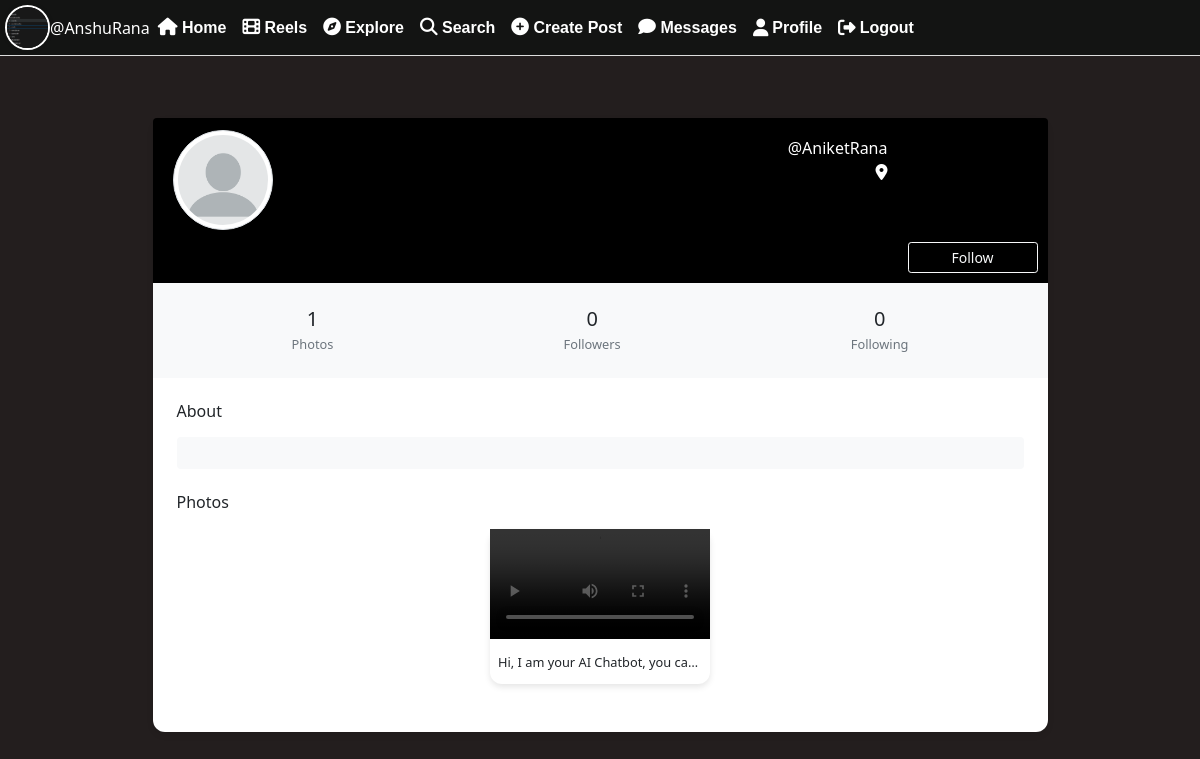
Page /profile/AniketRana (signed in) on the committed database.
### userauth/models.py (models this page shows, shortened)
class Profile(models.Model):
    user = models.OneToOneField(User, on_delete=models.CASCADE)
    bio = models.TextField(blank=True, default='')
    profileimg = models.ImageField(upload_to='profile_images', default='blank-profile-picture.png')
    location = models.CharField(max_length=100, blank=True, default='')

class Post(models.Model):
    id = models.UUIDField(primary_key=True, default=uuid.uuid4, editable=False)
    user = models.CharField(max_length=100)
    image = models.ImageField(upload_to='post-image',blank=True,null=True)
    video = models.FileField(upload_to='post_videos',blank=True,null=True)
    caption = models.TextField(blank=True)
    created_at = models.DateTimeField(default=datetime.now)
    no_of_likes = models.IntegerField(default=0)

### userauth/views.py (the view, shortened to what this page needs)
# urls.py: path('profile/<str:id_user>', views.profilepage,name='profile'),
@login_required(login_url='loginn')
def profilepage(request, id_user):
    user_object = get_object_or_404(User, username=id_user)
    profile, _ = Profile.objects.get_or_create(user=request.user)
    user_profile, _ = Profile.objects.get_or_create(user=user_object)
    user_posts = Post.objects.filter(user=id_user).order_by('-created_at')
    user_post_length = user_posts.count()
    follower = request.user.username
    user = id_user
    if Followers.objects.filter(follower=follower, user=user).exists():
        follow_unfollow = 'Unfollow'
    else:
        follow_unfollow = 'Follow'
    user_followers = Followers.objects.filter(user=id_user).count()
    user_following = Followers.objects.filter(follower=id_user).count()
    context = {
        'user_object': user_object,
        'user_profile': user_profile,
        'user_posts': user_posts,
        'user_post_length': user_post_length,
        'profile': profile,
        'follow_unfollow': follow_unfollow,
        'user_followers': user_followers,
        'user_following': user_following,
    }
    return render(request, 'profile.html', context)

### templates/profile.html (shortened to what this page needs)
{% load static %}
<!DOCTYPE html>
<html lang="en">
<head>
    <link rel="stylesheet" href="https://maxcdn.bootstrapcdn.com/bootstrap/4.5.2/css/bootstrap.min.css">
    <link href="https://cdn.jsdelivr.net/npm/bootstrap@5.0.2/dist/css/bootstrap.min.css" rel="stylesheet"integrity="sha384-EVSTQN3/azprG1Anm3QDgpJLIm9Nao0Yz1ztcQTwFspd3yD65VohhpuuCOmLASjC">
    <link rel="stylesheet" href="{% static 'css/profile.css' %}">
</head>
<body>
<nav class="navbar navbar-expand-md navbar-dark fixed-top d-none d-md-block  navbar_section">
  <div class="container-fluid navbar_con">
    <a href="/profile/{{ user }}" class="d-flex align-items-center text-decoration-none">
      <img src="{{ profile.profileimg.url }}" class="profile-img me-2" />
      <span class="text-white">@{{ user }}</span>
    </a>
    <div class="collapse navbar-collapse" id="navbarCollapse">
      <ul class="navbar-nav me-auto">
        <li class="nav-item"><a class="nav-link" href="/"><i class="fa-solid fa-house"></i> Home</a></li>
         <li class="nav-item ">
           <a class="nav-link" href="/reels">
               <i class="fa-solid fa-film"></i> Reels
           </a>
        </li>
        <li class="nav-item"><a class="nav-link" href="/explore"><i class="fa-solid fa-compass"></i> Explore</a></li>
        <li class="nav-item">
          <a class="nav-link" href="#" data-bs-toggle="modal" data-bs-target="#searchModal">
            <i class="fa-solid fa-magnifying-glass"></i> Search
          </a>
        </li>
        <li class="nav-item">
          <a class="nav-link" href="#" data-bs-toggle="modal" data-bs-target="#createPostModal">
            <i class="fa-solid fa-circle-plus"></i> Create Post
          </a>
        </li>
        <li class="nav-item">
          <a class="nav-link" href="{% url 'account' %}">
            <i class="fa-solid fa-comment"></i> Messages
          </a>
        </li>
      </ul>
      <ul class="navbar-nav ms-auto">
        <li class="nav-item"><a class="nav-link" href="/profile/{{ user }}"><i class="fa-solid fa-user"></i> Profile</a></li>
        <li class="nav-item"><a class="nav-link" href="/logout"><i class="fa-solid fa-right-from-bracket"></i> Logout</a></li>
      </ul>
    </div>
  </div>
</nav>
            {% load static %}
            <main role="main" class="container py-4">
        <section class="gradient-custom-2">
            <div class="container py-4">
                <div class="row justify-content-center align-items-center">
                    <div class="col-lg-10">
                        <div class="card">
                            <div class="rounded-top text-white d-flex flex-row flex-wrap pt-2 profile_header" >
                                <div class="d-flex flex-column align-items-center me-3 mb-3 profile_image" >
                                    <img src="{{ user_profile.profileimg.url }}" alt="Profile" class="img-fluid img-thumbnail mt-1 mb-3 us_profile">
                                </div>
                                <div class="flex-grow-1 d-flex flex-column id_profile">
                                    <p class="text-white" style="padding-top:10px; margin-bottom:0px;">@{{ user_profile.user }}</p>
                                    <p style="margin-bottom:0px;"><i class="fa-solid fa-location-dot"></i> {{ user_profile.location }}</p>
                                </div>
                              {% if user != user_profile.user %}
                                <div class="ms-auto align-self-end" style="margin-bottom: 10px; padding-right:10px;">
                                   <form action="{% url 'followpage' %}" method="POST" class="d-inline">
                                      <button type="submit" class="btn btn-outline-light btn-sm foll" style="width:130px;">
                              {{ follow_unfollow }}
                          </button>
                        </form>
                      </div>
                    {% endif %}
                     </div>
                            <div class="p-4 text-black bg-light">
                                <div class="d-flex justify-content-around text-center">
                                    <div>
                                        <p class="mb-1 h5">{{ user_post_length }}</p>
                                        <p class="small text-muted mb-0">Photos</p>
                                    </div>
                                    <div>
                                        <p class="mb-1 h5">{{user_followers}}</p>
                                        <p class="small text-muted mb-0">Followers</p>
                                    </div>
                                    <div>
                                        <p class="mb-1 h5">{{user_following}}</p>
                                        <p class="small text-muted mb-0">Following</p>
                                    </div>
                                </div>
                            </div>
                            <div class="card-body p-4">
                                <div class="mb-4">
                                    <h6 class="mb-3">About</h6>
                                    <div class="p-3 bg-light rounded">
                                    </div>
                                </div>
                                <div class="mb-4">
                                    <h6 class="mb-3">Photos</h6>
                                   <div class="image-grid">
                             {% for pos in user_posts %}
                               <div class="card image-item">
                                  {% if pos.video %}
                                      <div class="ratio ratio-1x1">
                                         <video class="w-100 h-90"   controls playsinline preload="metadata">
                                           <source src="{{ pos.video.url }}" type="video/mp4">
                                          </video>
                                         </div>
                                           {% elif pos.image %}
                                              <img src="{{ pos.image.url }}" class="card-img-top img-fluid" alt="Post image">
                                            {% endif %}
                                    <div class="card-body p-2 ">
                                       <div vlass="hidden-scroll">
                                         <p class="card-title small mb-1 text-truncate">
                                             {{ pos.caption }}
                                          </p>
                                       </div>
                                       </div>
                                       </div>
                                     {% endfor %}
                                    </div>
                                </div>
                            </div>
                        </div>
                    </div>
                </div>
            </div>
        </section>
    </main>
</body>
</html>

### static/css/profile.css (style rules this page uses)
body { background: #231e1e; font-family: 'Segoe UI', Tahoma, Geneva, Verdana, sans-serif; padding-top: 70px; width: 100%; height: 100%; }
.navbar_section { padding: 0px; padding: 5px; }
.navbar_con { padding-left: 0px; padding-right: 0px; }
.navbar { background-color: rgb(19, 20, 19) !important; border-bottom: 1px solid #ddd; }
img.profile-img { width: 45px; height: 45px; object-fit: cover; border-radius: 50%; border: 2px solid #fff; box-shadow: 0 0 5px rgba(0, 0, 0, 0.1); }
.navbar-nav li a { font-family: 'Arial', sans-serif; font-size: 16px; color: white; text-align: center; }
.profile-img { width: 45px; height: 45px; border-radius: 50%; object-fit: cover; border: 2px solid white; box-shadow: 0 0 5px rgba(0, 0, 0, 0.1); display: inline-block; text-decoration: none; }
.navbar-nav.me-auto .nav-link { font-weight: 700; font-size: 1rem; color: white; transition: color 0.2s ease-in-out; }
.navbar-nav .nav-link { font-weight: 500; font-size: 10px; }
.navbar-nav.ms-auto .nav-link { font-weight: 600; font-size: 1rem; color: white; display: flex; align-items: center; gap: 4px; transition: color 0.2s ease-in-out; }
.navbar-nav .fa-solid { font-size: 1.1rem; }
.card { background-color: white; border: none; border-radius: 12px; box-shadow: 0 3px 6px rgb(0 0 0 / 0.1); transition: transform 0.2s ease-in-out; }
.card img { border-top-left-radius: 12px; border-top-right-radius: 12px; }
.image-grid { display: flex; flex-wrap: wrap; gap: 15px; justify-content: center; }
.image-item { width: 100%; max-width: 220px; }
.profile_image { width: 100px; height: 100px; border-radius: 50%; margin-left: 20px; }
.profile_image img { width: 100px; height: 100px; border-radius: 50%; }
.profile_header { background-color: black; width: 100%; height: 165px; }
.id_profile { text-align: end; margin-right: 20px; }
body { padding-bottom: 65px; }

### rows in the picture
Profile: profileimg (picture)
Profile: profileimg (placeholder picture), user "AniketRana"
Post: caption "Hi, I am your AI Chatbot, you ca…"

### other values in the picture
{{ user }} "AnshuRana"
{{ follow_unfollow }} "Follow"
{{ user_post_length }} "1"
{{ user_followers }} "0"
{{ user_following }} "0"
